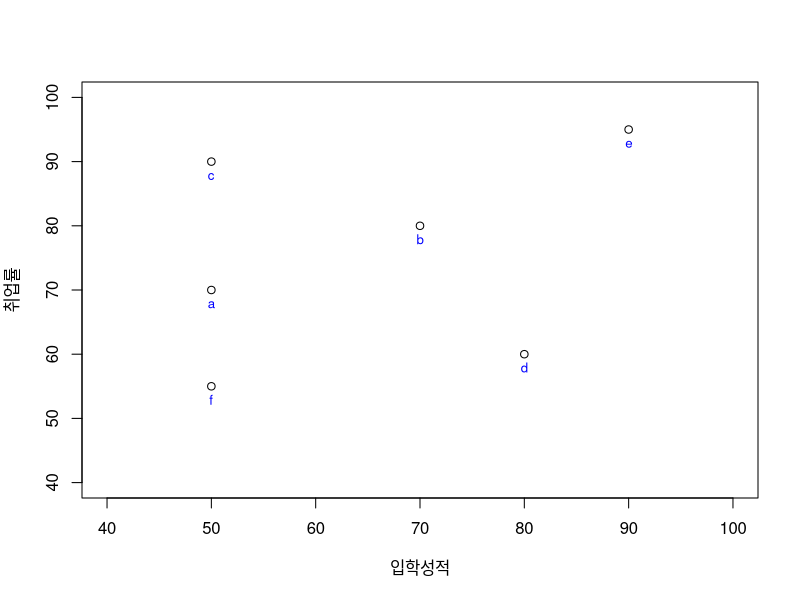

This figure's R source: (Note: this script raises an error after producing the figure.)
library(pracma)

a = c(50,70)
b = c(70,80)
c = c(50,90)
d = c(80,60)
e = c(90,95)
f = c(50,55)

univs = rbind(a,b,c,d,e,f)

plot(univs, xlab = '입학성적', ylab = '취업률', xlim=c(40,100), ylim =c(40,100))
main = "scatter plot of scores"
text(univs[,1],univs[,2], labels = abbreviate(rownames(univs)), cex = 0.8, pos = 1, col= 'blue')

eucl = dist(univs, method = 'euclidean')
print(eucl)

a-b
sum(abs(a-b))
eucl0 = t(a-b)%*%(a-b) #manhattan 
eucl0

eucl2 = dist(univs[c(1,3),], method = "euclidean")
print(eucl2)

sqrt(t(a-b)%*%(a-b))

xbar = as.vector(colMeans(univs[c(1,2,5,6),]))
cova = cov(univs[c(1,2,5,6),])
xbar
cova

sqrt(t(c-xbar)%*%solve(cova)%*%(c-xbar))
sqrt(t(d-xbar)%*%solve(cova)%*%(d-xbar))

print("-----------------------------")
# 마할라노비스 거리 구현

t_square <- function(trdat, tedat, alpha) {
  
  obs = nrow(trdat)
  dim = ncol(trdat)
  
  mu = colMeans(trdat)
  
  CL = qf(1-alpha,dim,obs - dim)*(dim*(obs+1)*(obs-1)/(obs*(obs-dim)))
  library(pracma)
  sinv = ginv(cov(trdat))  
  
  mu_mat = repmat(mu, nrow(tedat),1)
  dte = tedat-mu_mat
  
  
  
  Tsq_mat = matrix(numeric(0), nrow(tedat),1) 
  
  for( i in 1:nrow(tedat)) {
    Tsq_mat[i,1] = as.double(dte[i,]) %*% sinv %*% t(t(as.double(dte[i,])))
  }
  
  ret <- list(
    Tsq_mat =Tsq_mat,
    CL = CL
  )
  return (ret)                                    
}

df = iris[,1:4]
setosa = iris[iris$Species == "setosa",1:4]
t2 = t_square(setosa, df[,1:4],alpha = 0.1) # training을 setosa로 전체데이터를 testing set으로 설정하여 진행한다는 의미, setosa 데이터의 90 percentile 값을 threshold로 활용 (alpha = 0.1)

## control chart (차트에 시각화)



plot(t2$Tsq_mat, type = "o", lwd = 2, col = "blue")
abline(h = c(t2$CL), col = "red", lwd = 2)

print("===================================================")

